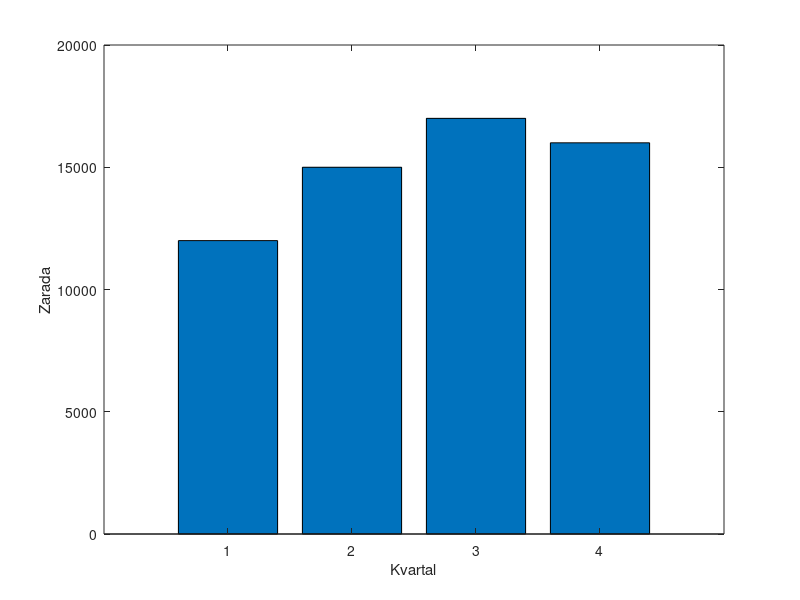

Reproduce this figure in MATLAB. (Note: this script raises an error after producing the figure.)
Z = [12000, 15000, 17000, 16000];

figure;
bar(Z);
xlabel("Kvartal");
ylabel("Zarada");

[max_zarada, kvartal] = max(Z);
disp("Najuspjesniji kvartal: " + num2str(kvartal) + " sa zaradom: " + num2str(max_zarada));